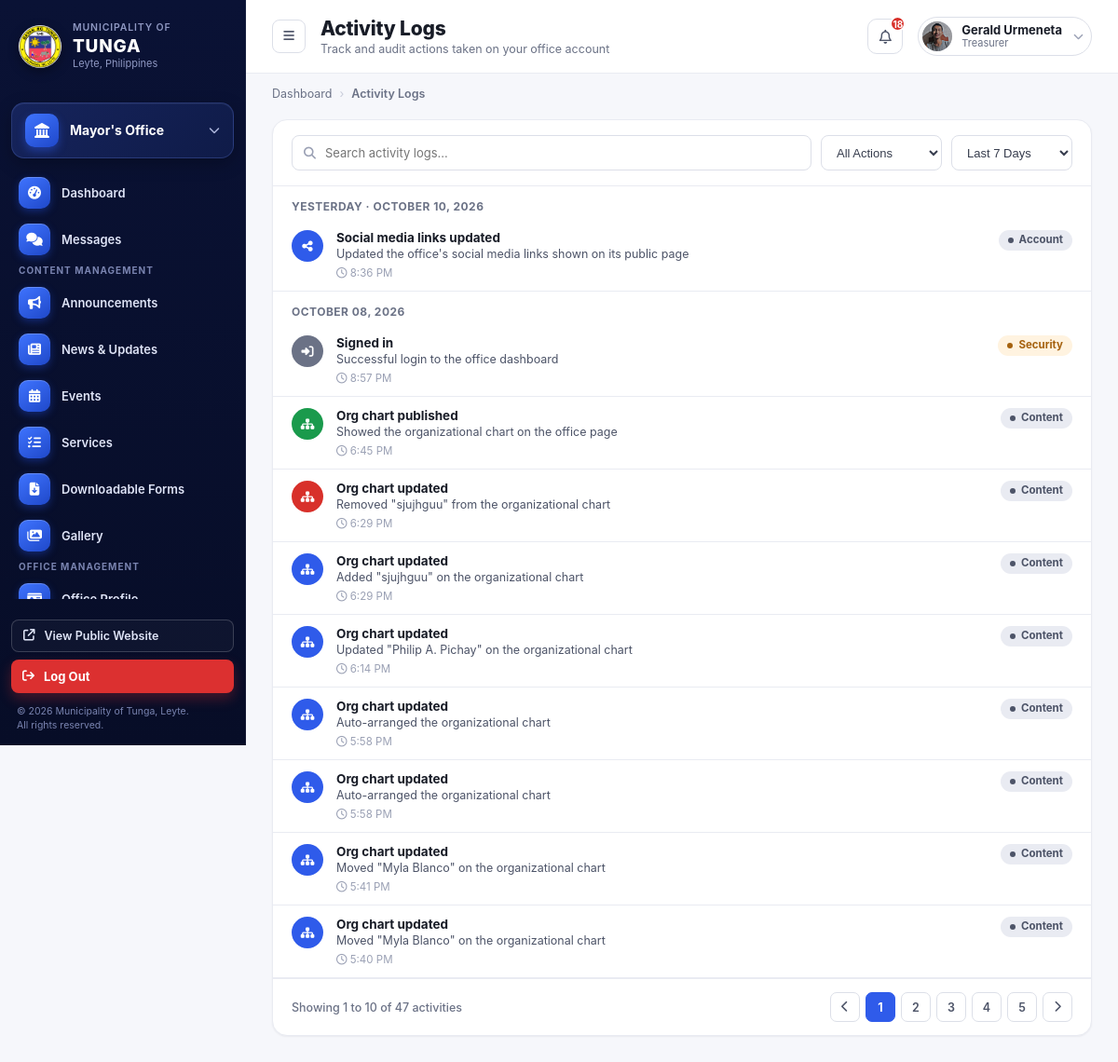
/office-dashboard/office-log (signed in), run on an earlier commit of the app's database.
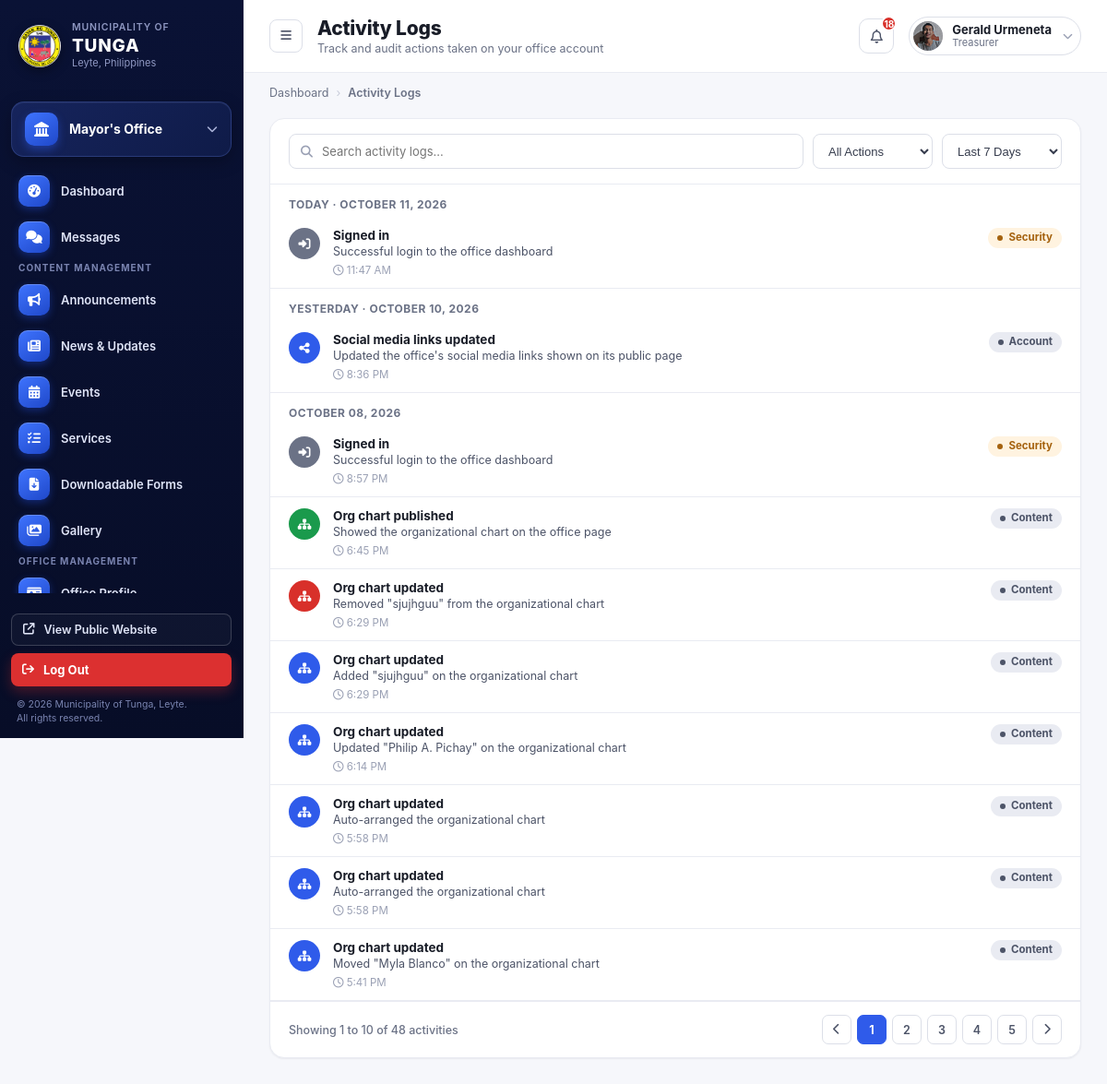
And on a later commit of the database.
### office_dashboard/models.py (models this page shows, shortened)
class ActivityLog(models.Model):
    CATEGORY_CHOICES = [
        ("content", "Content"),
        ("account", "Account"),
        ("security", "Security"),
    ]
    representative = models.ForeignKey(
        OfficeRepresentative,
        on_delete=models.CASCADE,
        related_name="activity_logs"
    )
    title = models.CharField(max_length=255)
    description = models.CharField(max_length=500, blank=True)
    category = models.CharField(max_length=20, choices=CATEGORY_CHOICES, default="content")
    icon = models.CharField(max_length=50, default="fa-solid fa-circle-info")
    icon_color = models.CharField(max_length=20, default="var(--blue-600)")
    created_at = models.DateTimeField(auto_now_add=True)
    class Meta:
        ordering = ["-created_at"]

### office_dashboard/views.py (the view)
# urls.py: path('office-log', views.activity_log, name='log'),
@office_rep_required
def activity_log(request, rep):
    logs = rep.activity_logs.all()
    q = request.GET.get('q', '').strip()
    if q:
        logs = logs.filter(title__icontains=q)
    category = request.GET.get('category', '')
    if category:
        logs = logs.filter(category=category)
    range_ = request.GET.get('range', '7')
    if range_ != 'all':
        since = timezone.now() - timedelta(days=int(range_))
        logs = logs.filter(created_at__gte=since)
    paginator = Paginator(logs, 10)
    page_obj = paginator.get_page(request.GET.get('page'))
    today = timezone.localdate()
    yesterday = today - timedelta(days=1)
    grouped = []
    for log_date, items in groupby(page_obj.object_list, key=lambda l: timezone.localtime(l.created_at).date()):
        items = list(items)
        if log_date == today:
            label = f"Today · {log_date.strftime('%B %d, %Y')}"
        elif log_date == yesterday:
            label = f"Yesterday · {log_date.strftime('%B %d, %Y')}"
        else:
            label = log_date.strftime('%B %d, %Y')
        grouped.append({"label": label, "items": items})
    return render(request, "office_dashboard/activity-logs.html", {
        "rep": rep,
        "page_obj": page_obj,
        "grouped_logs": grouped,
        "current_q": q,
        "current_category": category,
        "current_range": range_,
    })

### admin_dashboard/context_processors.py (called while the page is built)
def site_contact_info(request):
    return {"site_contact": SiteContactInfo.get_solo()}

def is_super_admin(request):
    if not request.user.is_authenticated:
        return {"is_super_admin": False, "user_photo_url": ""}
    from portal.profile_photo import photo_url
    return {
        "is_super_admin": SuperAdmin.objects.filter(user=request.user).exists(),
        "user_photo_url": photo_url(request.user),
    }

def ticker_announcements(request):
    from office_dashboard.models import Announcement
    announcements = list(
        Announcement.public().order_by('-date_posted', '-last_updated', '-created_at')[:5]
    )
    return {"ticker_announcements": announcements}

def nav_offices(request):
    from django.urls import reverse
    from offices.models import Office
    offices_list = list(
        Office.objects
        .exclude(slug="lgu-super-admin")
        .filter(is_visible=True, representative__isnull=False, representative__user__is_active=True)
        .order_by("display_order", "name")
    )
    for o in offices_list:
        o.nav_url = reverse('offices:office_detail', args=[o.slug])
    return {"nav_offices": offices_list}

### templates/office_dashboard/activity-logs.html (shortened to what the changed rows need)
{% extends "representative_dashboard_base.html" %}
{% load static %}
{% block content %}
  <div class="main">
    <header class="topbar">
      <div class="topbar-left">
        <div class="page-heading">
          <h1>Activity Logs</h1>
        </div>
      </div>
    </header>
    <main class="content">
      <section class="panel">
                <form method="get" class="filters-row">
                  <label class="field search" style="flex:1;"><i class="fa-solid fa-magnifying-glass"></i><input type="text" name="q" value="{{ current_q }}" placeholder="Search activity logs..." onchange="this.form.submit()"></label>
                  <select class="field" name="category" onchange="this.form.submit()">
                  </select>
                  <select class="field" name="range" onchange="this.form.submit()">
                  </select>
                </form>
                {% for day in grouped_logs %}
                  <div class="log-day-label">{{ day.label }}</div>
                  {% for log in day.items %}
                  <div class="log-item">
                    <span class="log-icon" style="--icon-bg: {{ log.icon_color }};"><i class="{{ log.icon }}"></i></span>
                    <div class="log-body">
                      <div class="log-title">{{ log.title }}</div>
                      {% if log.description %}<div class="log-desc">{{ log.description }}</div>{% endif %}
                      <div class="log-meta"><i class="fa-regular fa-clock"></i> {{ log.created_at|date:"g:i A" }}</div>
                    </div>
                    <span class="badge badge-{% if log.category == 'security' %}amber{% else %}gray{% endif %}">{{ log.get_category_display }}</span>
                  </div>
                  {% endfor %}
                {% empty %}
                  <p style="text-align:center;color:var(--gray-400);padding:24px;">No activity yet.</p>
                {% endfor %}
                <div class="pagination">
                  <span>
                    {% if page_obj.paginator.count == 0 %}No activity found{% else %}Showing {{ page_obj.start_index }} to {{ page_obj.end_index }} of {{ page_obj.paginator.count }} activities{% endif %}
                  </span>
                  <div class="page-nums">
                    {% if page_obj.has_previous %}
                      <a class="page-btn" href="?page={{ page_obj.previous_page_number }}&q={{ current_q }}&category={{ current_category }}&range={{ current_range }}"><i class="fa-solid fa-chevron-left"></i></a>
                    {% else %}
                      <span class="page-btn"><i class="fa-solid fa-chevron-left"></i></span>
                    {% endif %}
                    {% for num in page_obj.paginator.page_range %}
                      {% if num == page_obj.number %}
                        <span class="page-btn active">{{ num }}</span>
                      {% else %}
                        <a class="page-btn" href="?page={{ num }}&q={{ current_q }}&category={{ current_category }}&range={{ current_range }}">{{ num }}</a>
                      {% endif %}
                    {% endfor %}
                    {% if page_obj.has_next %}
                      <a class="page-btn" href="?page={{ page_obj.next_page_number }}&q={{ current_q }}&category={{ current_category }}&range={{ current_range }}"><i class="fa-solid fa-chevron-right"></i></a>
                    {% else %}
                      <span class="page-btn"><i class="fa-solid fa-chevron-right"></i></span>
                    {% endif %}
                  </div>
                </div>
      </section>
    </main>
  </div>
</div>
{% endblock %}

What changed in the data, as far as the page shows it:
no longer on this page (row unchanged): ActivityLog: title "Org chart updated", description "Moved \"Myla Blanco\" on the organizational chart", created_at "5:40 PM", category "Content", shown under "OCTOBER 08, 2026"
added ActivityLog: title "Signed in", description "Successful login to the office dashboard", created_at "11:47 AM", category "Security", icon_color "var(--gray-500)" (drawn), shown under "TODAY · OCTOBER 11, 2026"
Also different on the page:
{{ page_obj.paginator.count }}: "47" → "48"
new list line: "TODAY · OCTOBER 11, 2026"
